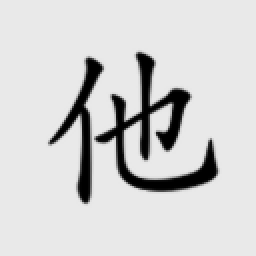
#> input picture data/prototypes/font_note/glyphs/U4ED6.png, 128 x 128 px (shown 2 times larger)
$ python -i image_preprocessor.py   (imports and definitions only)
#> lines starting #> are read from the running program, lines starting #| are printed output that depends on the picture; after the words box and inside, x2 and y2 are one past the last pixel; in counts of white or black regions, pixels touching at a corner belong together
"""Scanned image preprocessing for handwriting extraction.

Pipeline:
  1. Grayscale conversion
  2. Perspective correction (detect paper edges via contour)
  3. Skew correction (Hough line transform)
  4. Binarization (Otsu threshold)
  5. Denoising (median filter)
"""

from __future__ import annotations

from dataclasses import dataclass
import os

import cv2
import numpy as np


@dataclass(frozen=True)
class PreprocessResult:
    """Output of the preprocessing pipeline."""

    image: np.ndarray  # binarized, deskewed; foreground (ink) = 255
    original_shape: tuple[int, int]
    skew_angle: float  # degrees, positive = clockwise
    perspective_corrected: bool


class ImagePreprocessor:
    """Preprocess scanned handwriting images for character segmentation."""

    def __init__(
        self,
        *,
        target_dpi_scale: float = 1.0,
        median_kernel: int = 3,
        min_paper_ratio: float = 0.15,
    ) -> None:
        self.target_dpi_scale = target_dpi_scale
        self.median_kernel = median_kernel
        self.min_paper_ratio = min_paper_ratio

    # ------------------------------------------------------------------
    # Public API
    # ------------------------------------------------------------------

    def preprocess(self, image_path: str | os.PathLike[str]) -> PreprocessResult:
        """Run the full preprocessing pipeline on a scanned image.

        Parameters
        ----------
        image_path:
            Path to the scanned image file.

        Returns
        -------
        PreprocessResult
            Contains the binarized image and metadata.
        """
        img = cv2.imread(str(image_path), cv2.IMREAD_COLOR)
#> img is the input picture: shape (128, 128, 3); min 0, max 233, mean 210.1
        if img is None:
            raise FileNotFoundError(f"Cannot read image: {image_path}")

        original_shape = img.shape[:2]  # (H, W)
#> original_shape = (128, 128)

        # Step 1: grayscale
        gray = cv2.cvtColor(img, cv2.COLOR_BGR2GRAY)

        # Step 2: perspective correction
        corrected, perspective_applied = self._perspective_correction(gray)

        # Step 3: skew correction
        deskewed, skew_angle = self._skew_correction(corrected)

        # Step 4: binarize (Otsu)
        binary = self._binarize(deskewed)

        # Step 5: denoise
        denoised = self._denoise(binary)

        return PreprocessResult(
            image=denoised,
            original_shape=original_shape,
            skew_angle=skew_angle,
            perspective_corrected=perspective_applied,
        )

    # ------------------------------------------------------------------
    # Internal steps
    # ------------------------------------------------------------------

    def _perspective_correction(
        self, gray: np.ndarray
    ) -> tuple[np.ndarray, bool]:
        """Detect paper edges and apply perspective warp.

        Falls back to returning the original image if no suitable
        quadrilateral contour is found.
        """
        h, w = gray.shape[:2]
#> h = 128; w = 128
        img_area = h * w
#> img_area = 16384

        # Adaptive threshold to find paper region
        blurred = cv2.GaussianBlur(gray, (5, 5), 0)
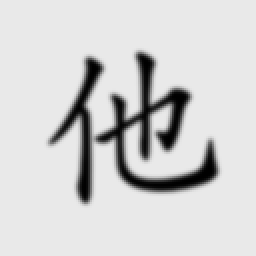
#> blurred: shape (128, 128) (shown 2 times larger); min 0, max 233, mean 210.1
        thresh = cv2.adaptiveThreshold(
            blurred, 255, cv2.ADAPTIVE_THRESH_GAUSSIAN_C,
            cv2.THRESH_BINARY_INV, 11, 2,
        )
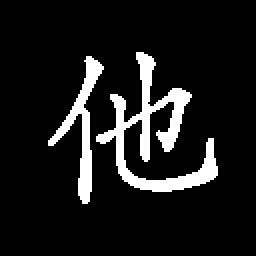
#> thresh: shape (128, 128) (shown 2 times larger); 10.2% white; 2 white regions

        # Find contours
        contours, _ = cv2.findContours(
            thresh, cv2.RETR_EXTERNAL, cv2.CHAIN_APPROX_SIMPLE,
        )
#> contours = 2 contours; box (x1, y1, x2, y2) and area: (48, 26, 109, 96) 954, (24, 28, 52, 102) 404
        if not contours:
            return gray, False

        # Find the largest contour that looks like paper
        contours = sorted(contours, key=cv2.contourArea, reverse=True)
        for contour in contours[:5]:
            area = cv2.contourArea(contour)
            if area < img_area * self.min_paper_ratio:
                continue

            peri = cv2.arcLength(contour, True)
            approx = cv2.approxPolyDP(contour, 0.02 * peri, True)

            if len(approx) == 4:
                return self._four_point_transform(gray, approx.reshape(4, 2))
#> this loop made 2 passes
#> area on passes 1 to 2: 954, 404
#> in preprocess, `corrected, perspective_applied = self._perspective_correction(gray)`: perspective_applied = False

        return gray, False

    # [30 lines left out: function _four_point_transform, not called in this run]

    @staticmethod
    def _skew_correction(gray: np.ndarray) -> tuple[np.ndarray, float]:
        """Detect and correct text skew using Hough transform."""
        edges = cv2.Canny(gray, 50, 150, apertureSize=3)
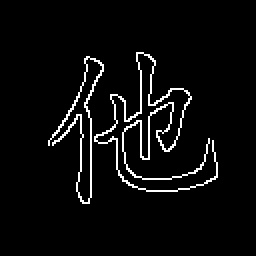
#> edges: shape (128, 128) (shown 2 times larger); 4.4% white in thin lines or dots, all inside (x1, y1, x2, y2) = (24, 26, 109, 102)
        lines = cv2.HoughLinesP(
            edges, 1, np.pi / 180, threshold=100,
            minLineLength=gray.shape[1] // 8,
            maxLineGap=20,
        )
#> lines = None
#> in preprocess, `deskewed, skew_angle = self._skew_correction(corrected)`: skew_angle = 0

        if lines is None:
            return gray, 0.0

        angles: list[float] = []
        for line in lines:
            x1, y1, x2, y2 = line[0]
            angle = np.degrees(np.arctan2(y2 - y1, x2 - x1))
            # Only consider near-horizontal lines
            if abs(angle) < 15:
                angles.append(float(angle))

        if not angles:
            return gray, 0.0

        median_angle = float(np.median(angles))
        if abs(median_angle) < 0.5:
            return gray, median_angle

        h, w = gray.shape[:2]
        center = (w // 2, h // 2)
        m = cv2.getRotationMatrix2D(center, median_angle, 1.0)
        rotated = cv2.warpAffine(
            gray, m, (w, h),
            flags=cv2.INTER_CUBIC,
            borderMode=cv2.BORDER_REPLICATE,
        )
        return rotated, median_angle

    def _binarize(self, gray: np.ndarray) -> np.ndarray:
        """Otsu binarization, ensuring text (ink) is white (255)."""
        _, binary = cv2.threshold(
            gray, 0, 255, cv2.THRESH_BINARY + cv2.THRESH_OTSU,
        )
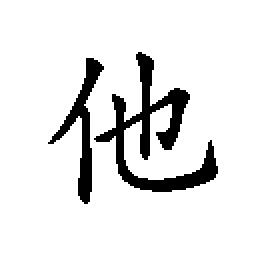
#> binary: shape (128, 128) (shown 2 times larger); 90% white; 2 black regions, box (x1, y1, x2, y2) and area: (47, 26, 109, 96) 1152, (24, 29, 52, 102) 490
        # Ensure foreground (ink) is white
        if np.mean(binary) > 127:
            binary = cv2.bitwise_not(binary)
        return binary

    def _denoise(self, binary: np.ndarray) -> np.ndarray:
        """Remove salt-and-pepper noise with median filter."""
        k = self.median_kernel
        if k % 2 == 0:
            k += 1
        return cv2.medianBlur(binary, k)
#> returned value: shape (128, 128); 10% white; 2 white regions, box (x1, y1, x2, y2) and area: (48, 26, 109, 96) 1152, (25, 29, 52, 102) 490


# [11 lines left out: function _order_points, not called in this run]


__all__ = ["ImagePreprocessor", "PreprocessResult"]

>>> result = ImagePreprocessor().preprocess('../../../data/prototypes/font_note/glyphs/U4ED6.png')
